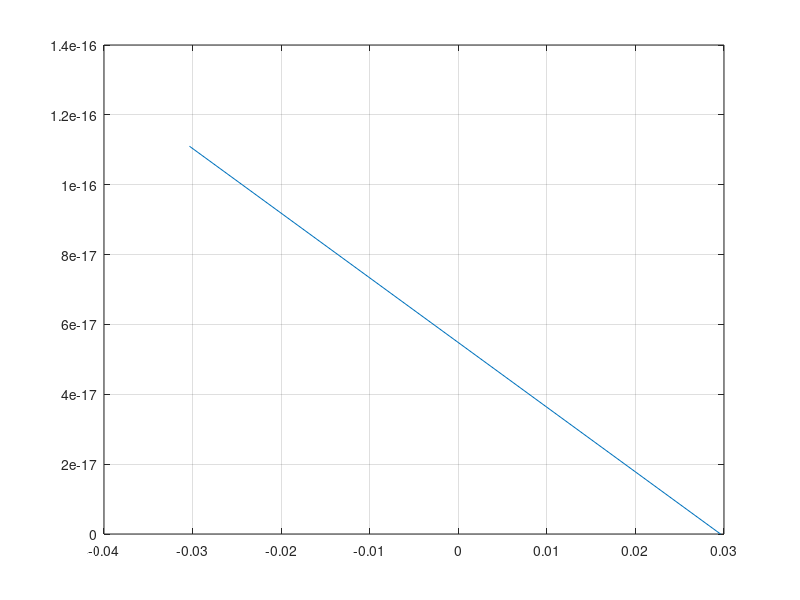

Write MATLAB code to recreate this figure.
clear; close all; clc

y1 = [-90.539, -70.481, -50.301, -30.507, -10.485, 9.752, 29.835, 49.711, 69.908, 89.880];
x1 = [-92.923, -72.846, -52.806, -32.693, -12.616, 7.516, 27.630, 47.725, 67.829, 87.925];
m = size(x1);
n = 1:m(2);

% y = [-50.301, -30.507, -10.485, 9.752, 29.835, 49.711];
% x = [-52.806, -32.693, -12.616, 7.516, 27.630, 47.725];

%y = y1;
%x = x1;

% y = [-90.539, -30.507,  29.835, 89.880];
% x = [-92.923, -32.693,  27.630, 87.925];

% y = [-90.539, 89.880];
% x = [-92.923, 87.925];

% y = [-10.485, 9.752];
% x = [-12.616, 7.516];

%y = [-30.507, -10.485, 9.752, 29.835];
%x = [-32.693, -12.616, 7.516, 27.630];
%y = [-30.4093	-10.2089	10.2106	30.4068];
%x = [-32.967	-12.671	7.8458	28.142];

y = [-0.030352 0.029603];
x = [-0.032757 0.027502];

x2 = x .* 20;
y2 = y .* 20;

p = polyfit(x2, y2, 1);
a = x2 .* p(1) + p(2);
%a = x + p(2);
b = (y2 - a);

plot(y, b);
grid on

gain=183.105;
lsb = gain * p(1);
offset = p(2)*1000;

CFRG3B4 = round((lsb - gain) / 0.045);
CFRG3B5 = round(offset / 1.46485);

if (CFRG3B4 < 0)
    CFRG3B4 = 128 + abs(CFRG3B4);
end
if (CFRG3B5 < 0)
    CFRG3B5 = 256 + CFRG3B5;
end
%CFRG3B4=dec2hex(CFRG3B4)
%CFRG3B5=dec2hex(CFRG3B5)
CFRG3B4
CFRG3B5